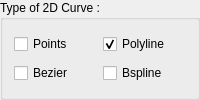
                    <widget class="QGroupBox" name="groupBox_16">
                     <property name="title">
                      <string>Type of 2D Curve :</string>
                     </property>
                     <layout class="QGridLayout" name="gridLayout_2">
                      <item row="0" column="0">
                       <widget class="QCheckBox" name="checkBox_points_2">
                        <property name="text">
                         <string>Points</string>
                        </property>
                        <property name="autoExclusive">
                         <bool>true</bool>
                        </property>
                       </widget>
                      </item>
                      <item row="0" column="1">
                       <widget class="QCheckBox" name="checkBox_polyline_2">
                        <property name="text">
                         <string>Polyline</string>
                        </property>
                        <property name="checked">
                         <bool>true</bool>
                        </property>
                        <property name="autoExclusive">
                         <bool>true</bool>
                        </property>
                       </widget>
                      </item>
                      <item row="1" column="0">
                       <widget class="QCheckBox" name="checkBox_bezier_2">
                        <property name="enabled">
                         <bool>true</bool>
                        </property>
                        <property name="text">
                         <string>Bezier</string>
                        </property>
                        <property name="checked">
                         <bool>false</bool>
                        </property>
                        <property name="autoExclusive">
                         <bool>true</bool>
                        </property>
                       </widget>
                      </item>
                      <item row="1" column="1">
                       <widget class="QCheckBox" name="checkBox_bspline_2">
                        <property name="enabled">
                         <bool>true</bool>
                        </property>
                        <property name="text">
                         <string>Bspline</string>
                        </property>
                        <property name="checked">
                         <bool>false</bool>
                        </property>
                        <property name="autoExclusive">
                         <bool>true</bool>
                        </property>
                       </widget>
                      </item>
                     </layout>
                    </widget>
